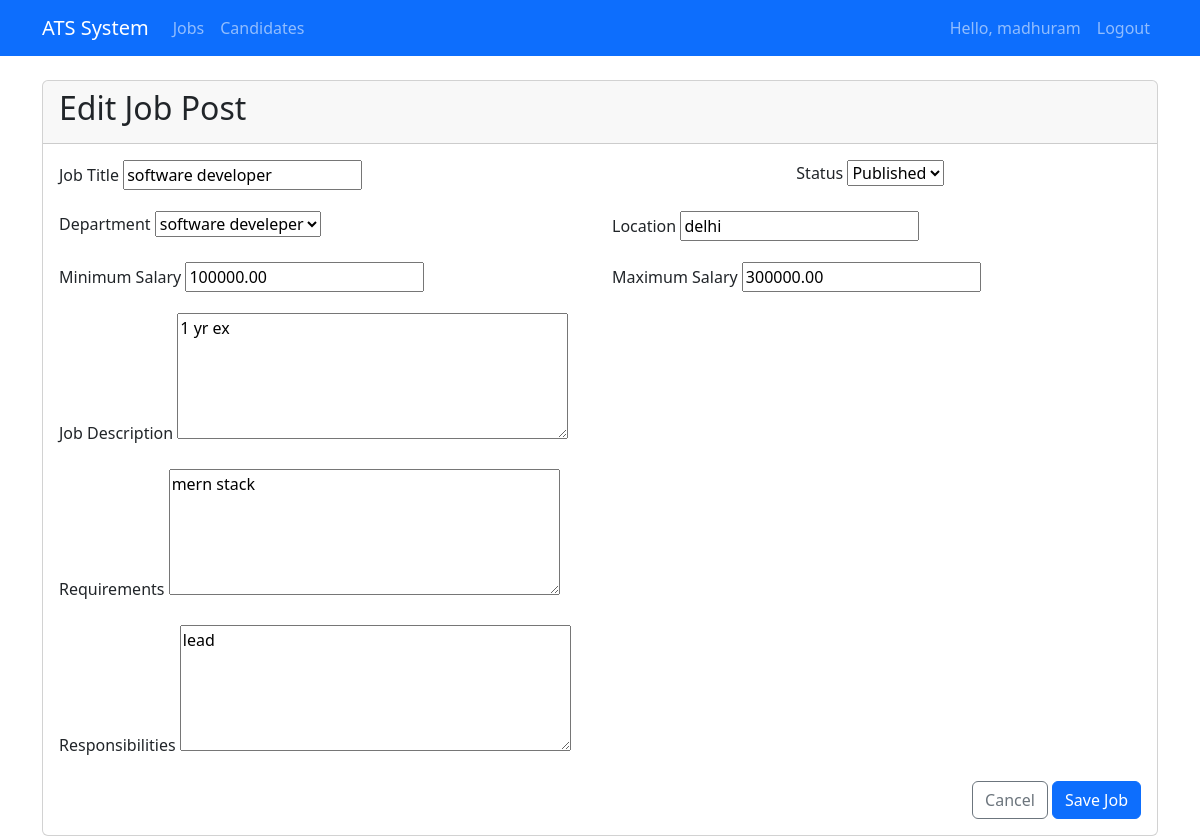
Screenshot of /jobs/1/edit/ (signed in) with the database file from the repository.
### jobs/models.py (models this page shows, shortened)
class JobPost(models.Model):
    STATUS_CHOICES = [
        ('draft', 'Draft'),
        ('published', 'Published'),
        ('closed', 'Closed'),
    ]
    title = models.CharField(max_length=200)
    department = models.ForeignKey(Department, on_delete=models.CASCADE)
    location = models.CharField(max_length=100)
    description = models.TextField()
    requirements = models.TextField()
    responsibilities = models.TextField()
    status = models.CharField(max_length=10, choices=STATUS_CHOICES, default='draft')
    created_by = models.ForeignKey(User, on_delete=models.CASCADE, related_name='created_jobs')
    created_at = models.DateTimeField(auto_now_add=True)
    updated_at = models.DateTimeField(auto_now=True)
    salary_min = models.DecimalField(max_digits=10, decimal_places=2, null=True, blank=True)
    salary_max = models.DecimalField(max_digits=10, decimal_places=2, null=True, blank=True)

### jobs/views.py (the view)
# urls.py: path('jobs/<int:job_id>/edit/', views.job_edit, name='job_edit'),
@login_required
def job_edit(request, job_id):
    job = get_object_or_404(JobPost, id=job_id)
    if request.method == 'POST':
        form = JobPostForm(request.POST, instance=job)
        if form.is_valid():
            form.save()
            messages.success(request, 'Job post updated successfully!')
            return redirect('job_detail', job_id=job.id)
    else:
        form = JobPostForm(instance=job)
    return render(request, 'jobs/job_form.html', {'form': form, 'title': 'Edit Job Post'})

### jobs/forms.py
class JobPostForm(forms.ModelForm):
    class Meta:
        model = JobPost
        fields = ['title', 'department', 'location', 'description',
                  'requirements', 'responsibilities', 'status',
                  'salary_min', 'salary_max']
        widgets = {
            'description': forms.Textarea(attrs={'rows': 5}),
            'requirements': forms.Textarea(attrs={'rows': 5}),
            'responsibilities': forms.Textarea(attrs={'rows': 5}),
        }

### jobs/models.py (called while the page is built)
    def __str__(self):
        return self.name

### jobs/templates/jobs/job_form.html (shortened to what this page needs)
{% extends "base.html" %}
{% block content %}
<div class="card">
    <div class="card-header">
        <h2>{{ title }}</h2>
    </div>
    <div class="card-body">
        <form method="post">
            <div class="row mb-3">
                <div class="col-md-8">
                    <label for="{{ form.title.id_for_label }}" class="form-label">Job Title</label>
                    {{ form.title }}
                </div>
                <div class="col-md-4">
                    <label for="{{ form.status.id_for_label }}" class="form-label">Status</label>
                    {{ form.status }}
                </div>
            </div>
            <div class="row mb-3">
                <div class="col-md-6">
                    <label for="{{ form.department.id_for_label }}" class="form-label">Department</label>
                    {{ form.department }}
                </div>
                <div class="col-md-6">
                    <label for="{{ form.location.id_for_label }}" class="form-label">Location</label>
                    {{ form.location }}
                </div>
            </div>
            <div class="row mb-3">
                <div class="col-md-6">
                    <label for="{{ form.salary_min.id_for_label }}" class="form-label">Minimum Salary</label>
                    {{ form.salary_min }}
                </div>
                <div class="col-md-6">
                    <label for="{{ form.salary_max.id_for_label }}" class="form-label">Maximum Salary</label>
                    {{ form.salary_max }}
                </div>
            </div>
            <div class="mb-3">
                <label for="{{ form.description.id_for_label }}" class="form-label">Job Description</label>
                {{ form.description }}
            </div>
            <div class="mb-3">
                <label for="{{ form.requirements.id_for_label }}" class="form-label">Requirements</label>
                {{ form.requirements }}
            </div>
            <div class="mb-3">
                <label for="{{ form.responsibilities.id_for_label }}" class="form-label">Responsibilities</label>
                {{ form.responsibilities }}
            </div>
            <div class="text-end">
                <a href="{% url 'job_list' %}" class="btn btn-outline-secondary">Cancel</a>
                <button type="submit" class="btn btn-primary">Save Job</button>
            </div>
        </form>
    </div>
</div>
{% endblock %}

### jobs/templates/base.html (shortened to what this page needs)
<!DOCTYPE html>
<html lang="en">
<head>
    <link href="https://cdn.jsdelivr.net/npm/bootstrap@5.3.0/dist/css/bootstrap.min.css" rel="stylesheet">
</head>
<body>
    <nav class="navbar navbar-expand-lg navbar-dark bg-primary">
        <div class="container">
            <a class="navbar-brand" href="{% url 'job_list' %}">ATS System</a>
            <div class="collapse navbar-collapse" id="navbarNav">
                <ul class="navbar-nav me-auto">
                    <li class="nav-item">
                        <a class="nav-link" href="{% url 'job_list' %}">Jobs</a>
                    </li>
                    <li class="nav-item">
                        <a class="nav-link" href="{% url 'candidate_list' %}">Candidates</a>
                    </li>
                </ul>
                <ul class="navbar-nav">
                    {% if user.is_authenticated %}
                        <li class="nav-item">
                            <span class="nav-link">Hello, {{ user.username }}</span>
                        </li>
                        <li class="nav-item">
                            <a class="nav-link" href="{% url 'logout' %}">Logout</a>
                        </li>
                    {% else %}
                        <li class="nav-item">
                            <a class="nav-link" href="{% url 'login' %}">Login</a>
                        </li>
                    {% endif %}
                </ul>
            </div>
        </div>
    </nav>
    <div class="container mt-4">
        {% block content %}{% endblock %}
    </div>
</body>
</html>

### rows the page displays
JobPost: title "software developer", status "Published", department "software develeper", location "delhi", salary_min "100000.00", salary_max "300000.00", description "1 yr ex", requirements "mern stack", responsibilities "lead"

### other values shown
{{ user.username }} "madhuram"
{{ title }} "Edit Job Post"
